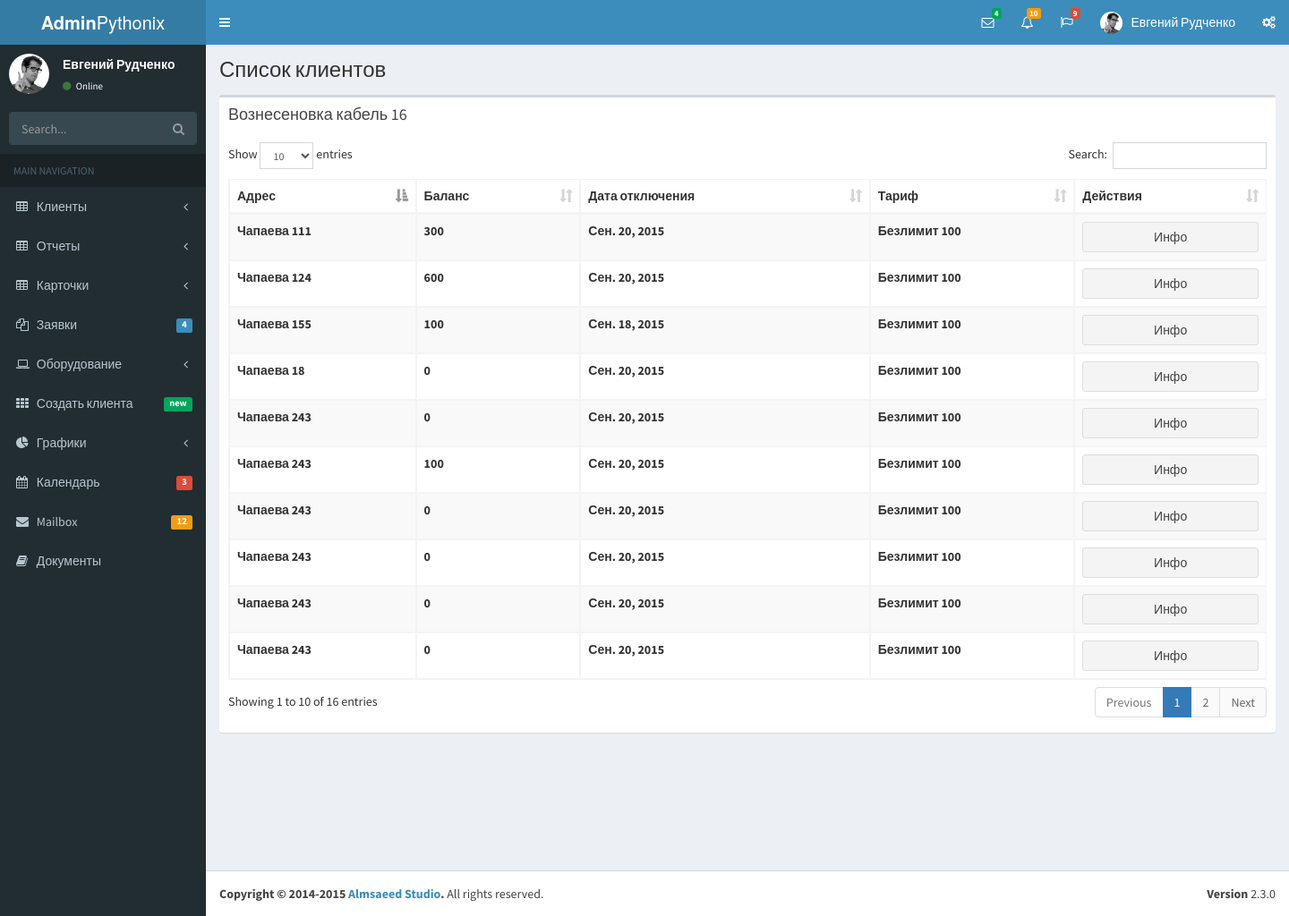
/pythonix_admin/clients_list/1/ (signed in), run on the app's committed database.
### app_admin/models.py (models this page shows, shortened)
class ClientsGroups(models.Model):
    title = models.CharField(max_length=50, verbose_name='Название группы')
    ipv4networks_list = models.ManyToManyField(IPV4Networks, verbose_name='Список подсетей IPv4')
    select_admin = models.ManyToManyField(User, verbose_name='Выбор администратора')
    select_server = models.ForeignKey(Servers, verbose_name='Выбор сервера')
    class Meta:
        verbose_name = u'Группа клиентов'
        verbose_name_plural = u'Группы клиентов'
        db_table = 'clients_groups'

class Clients(User):
    objects = UserManager()
    ip_address = models.GenericIPAddressField(verbose_name='IP адрес клиена')
    ipv6_address = models.GenericIPAddressField(verbose_name='IPv6 адрес клиена', default="2001:0db8:11a3:09d7:1f34:8a2e:07a0:765d")
    send_sms = models.BooleanField(verbose_name='Желание получать смс', default=False)
    select_tarif = models.ForeignKey(Tarifs, verbose_name='Выбор тарифа')
    select_clients_group = models.ForeignKey(ClientsGroups, verbose_name='Выбор группы клиентов')
    create_date = models.DateField(verbose_name='Дата подключения', auto_now_add=True)
    end_used_date = models.DateField(verbose_name='Дата окончяния услуги', default=(datetime.datetime.now() + datetime.timedelta(days=7)))
    select_street = models.ForeignKey(Streets, verbose_name='Выбор улицы')
    mobile_phone = models.CharField(max_length=50, verbose_name='Мобильный телефон', blank=True, null=True,)
    home_address = models.CharField(max_length=50, verbose_name='Домашний адрес', blank=True, null=True,)
    network_traffic_per_day = models.IntegerField(verbose_name='Сетевой трафик за день', null=True, default=0)
    network_traffic_for_the_month = models.IntegerField(verbose_name='Сетевой трафик за месяц', null=True, default=0)
    balance = models.IntegerField(verbose_name='Баланс', default=0)
    internet_status = models.BooleanField(verbose_name='Статус клиента, доступ разрешен/запрещен', default=1)
    error_card = models.IntegerField(verbose_name='Ошибки пополнения карточкой', null=True, default=0)
    deleted_user = models.BooleanField(default=False, verbose_name='Статус удаления пользователя')
    key = models.CharField(max_length=50, default="000000000")
    class Meta:
        verbose_name = u"Клиент"
        verbose_name_plural = u"Клиенты"
        db_table = "clients"

class Streets(models.Model):
    title = models.CharField(max_length=150, verbose_name='Название улицы')
    select_physical_network = models.ForeignKey(PhysicalNetwork, verbose_name='Выбор физической сети')
    class Meta:
        verbose_name = u'Улицу'
        verbose_name_plural = u'Улицы'
        db_table = 'streets'

class Tarifs(models.Model):
    UNIT_SPEED = (
    ('k', 'k'),('M', 'M'),
    )
    select_physicalnetwork = models.ForeignKey(PhysicalNetwork, verbose_name='Выбор физической сети')
    title = models.CharField(max_length=150, verbose_name='Название тарифа')
    speed_up = models.IntegerField(verbose_name='Исходящая скорость, значение')
    speed_down = models.IntegerField(verbose_name='Входящая скорость, значение')
    speed_up_unit = models.CharField(max_length=1, verbose_name='Исходящая скорость, единица измерения', choices=UNIT_SPEED)
    speed_down_unit = models.CharField(max_length=1, verbose_name='Входящая скорость, единица измерения', choices=UNIT_SPEED)
    price = models.IntegerField(verbose_name='Абонплата')
    speed_limit = models.BooleanField(verbose_name='Лимитирование скорости', default=False)
    limit_rule = models.CharField(max_length=200, verbose_name='Правило, лимита', blank=True, null=True,)
    add_rule_in_device = models.BooleanField(verbose_name='Создавать ли правила в устройстве', default=True)
    class Meta:
        verbose_name = u'Тариф'
        verbose_name_plural = u'Тарифы'
        db_table = 'tarifs'

### app_admin/views.py (the view)
# urls.py: url(r'^clients_list/(?P<pk>\d+)/$', views.ClientsList.as_view(), name='clients_list'),
class ClientsList(admin_mixin.BaseAdminContentMixin, ListView):
    template_name = 'app_admin/clients_list.html'
    context_object_name = 'clients_list'
    def get_context_data(self, **kwargs):
        context = super(ClientsList, self).get_context_data(**kwargs)
        context['clients_group'] = app_admin_models.ClientsGroups.objects.get(id=self.kwargs["pk"]).title
        return context
    def get_queryset(self):
        return app_admin_models.Clients.objects.filter(select_clients_group_id=self.kwargs["pk"], deleted_user=False)

### app_core/admin_mixin.py (called while the page is built)
    @method_decorator(login_required)
    def dispatch(self, request, *args, **kwargs):
        try:
            ca = app_admin_models.AdminProfile.objects.get(id=self.request.user.id)
        except:
            if User.objects.get(id=self.request.user.id).is_superuser == False:
                return HttpResponseForbidden()
        return super(BaseAdminContentMixin, self).dispatch(request, *args, **kwargs)

    def get_context_data(self, **kwargs):
        context = super(BaseAdminContentMixin, self).get_context_data(**kwargs)
        context['access_clients_groups'] = app_admin_models.ClientsGroups.objects.filter(select_admin=self.request.user)
        context['clients_count'] = app_admin_models.Clients.objects.all().count()
        return context

### app_admin/templates/app_admin/clients_list.html (shortened to what this page needs)
{% extends 'app_admin/base.html' %}
{% load staticfiles %}
{% block css_block %}
    <link rel="stylesheet" href="{% static "bootstrap/css/bootstrap.min.css" %}">
    <link rel="stylesheet" href="https://maxcdn.bootstrapcdn.com/font-awesome/4.4.0/css/font-awesome.min.css">
    <link rel="stylesheet" href="https://code.ionicframework.com/ionicons/2.0.1/css/ionicons.min.css">
    <link rel="stylesheet" href="{% static "plugins/datatables/dataTables.bootstrap.css" %}">
    <link rel="stylesheet" href="{% static "dist/css/AdminLTE.min.css" %}">
    <link rel="stylesheet" href="{% static "dist/css/skins/_all-skins.min.css" %}">
{% endblock %}
{% block Content %}
    <div class="content-wrapper">
        <section class="content-header">
          <h1>
            Список клиентов
          </h1>
        </section>
        <section class="content">
          <div class="row">
            <div class="col-xs-12">
              <div class="box">
                <div class="box-header">
                  <h3 class="box-title">{{ clients_group }} {{ clients_list.count }}</h3>
                </div>
                <div class="box-body">
                  <table id="example1" class="table table-bordered table-striped">
                    <thead>
                      <tr>
                        <th>Адрес</th>
                        <th>Баланс</th>
                        <th>Дата отключения</th>
                        <th>Тариф</th>
                        <th>Действия</th>
                      </tr>
                    </thead>
                    <tbody>
                      {% for client in clients_list %}
                      <tr>
                        <th>{{ client.select_street.title }} {{ client.home_address }}</th>
                        <th>{{ client.balance }}</th>
                        <th>{{ client.end_used_date }}</th>
                        <th>{{ client.select_tarif.title }}</th>
                        <th><a href="{% url 'pythonix_admin:client_info' client.id %}"><button class="btn btn-block btn-default">Инфо</button></a></th>
                      </tr>
                        {% endfor %}
                    </tbody>
                  </table>
                </div>
              </div>
            </div>
          </div>
        </section>
      </div>
{% endblock %}

### app_admin/templates/app_admin/base.html (shortened to what this page needs)
<!DOCTYPE html>
<html>
  <head>
    {% load staticfiles %}
    {% block css_block %}{% endblock %}
  </head>
  <body class="hold-transition skin-blue sidebar-mini">
    <div class="wrapper">
      <header class="main-header">
        <a href="{% url 'pythonix_admin:pythonix_admin' %}" class="logo">
          <span class="logo-lg"><b>Admin</b>Pythonix</span>
        </a>
        <nav class="navbar navbar-static-top" role="navigation">
          <a href="#" class="sidebar-toggle" data-toggle="offcanvas" role="button">
          </a>
          <div class="navbar-custom-menu">
            <ul class="nav navbar-nav">
              <li class="dropdown messages-menu">
                <a href="#" class="dropdown-toggle" data-toggle="dropdown">
                  <i class="fa fa-envelope-o"></i>
                  <span class="label label-success">4</span>
                </a>
              </li>
              <li class="dropdown notifications-menu">
                <a href="#" class="dropdown-toggle" data-toggle="dropdown">
                  <i class="fa fa-bell-o"></i>
                  <span class="label label-warning">10</span>
                </a>
              </li>
              <li class="dropdown tasks-menu">
                <a href="#" class="dropdown-toggle" data-toggle="dropdown">
                  <i class="fa fa-flag-o"></i>
                  <span class="label label-danger">9</span>
                </a>
              </li>
              <li class="dropdown user user-menu">
                <a href="#" class="dropdown-toggle" data-toggle="dropdown">
                  <img src="{% static "dist/img/user2-160x160.jpg" %}" class="user-image" alt="User Image">
                  <span class="hidden-xs">{{ request.user.first_name }} {{ request.user.last_name }}</span>
                </a>
              </li>
              <li>
                <a href="#" data-toggle="control-sidebar"><i class="fa fa-gears"></i></a>
              </li>
            </ul>
          </div>
        </nav>
      </header>
      <aside class="main-sidebar">
        <section class="sidebar">
          <div class="user-panel">
            <div class="pull-left image">
              <img src="{% static "dist/img/user2-160x160.jpg" %}" class="img-circle" alt="User Image">
            </div>
            <div class="pull-left info">
              <p>{{ request.user.first_name }} {{ request.user.last_name }}</p>
              <a href="#"><i class="fa fa-circle text-success"></i> Online</a>
            </div>
          </div>
          <form action="#" method="get" class="sidebar-form">
            <div class="input-group">
              <input type="text" name="q" class="form-control" placeholder="Search...">
              <span class="input-group-btn">
                <button type="submit" name="search" id="search-btn" class="btn btn-flat"><i class="fa fa-search"></i></button>
              </span>
            </div>
          </form>
          <ul class="sidebar-menu">
            <li class="header">MAIN NAVIGATION</li>
            <li class="treeview">
              <a href="#">
                <i class="fa fa-table"></i> <span>Клиенты</span>
                <i class="fa fa-angle-left pull-right"></i>
              </a>
            </li>
            <li class="treeview">
              <a href="#">
                <i class="fa fa-table"></i> <span>Отчеты</span>
                <i class="fa fa-angle-left pull-right"></i>
              </a>
            </li>
            <li class="treeview">
              <a href="#">
                <i class="fa fa-table"></i> <span>Карточки</span>
                <i class="fa fa-angle-left pull-right"></i>
              </a>
            </li>
            <li class="treeview">
              <a href="#">
                <i class="fa fa-files-o"></i>
                <span>Заявки</span>
                <span class="label label-primary pull-right">4</span>
              </a>
            </li>
            <li class="treeview">
              <a href="#">
                <i class="fa fa-laptop"></i>
                <span>Оборудование</span>
                <i class="fa fa-angle-left pull-right"></i>
              </a>
            </li>
            <li>
              <a href="{% url 'pythonix_admin:create_client' %}">
                <i class="fa fa-th"></i> <span>Создать клиента</span> <small class="label pull-right bg-green">new</small>
              </a>
            </li>
            <li class="treeview">
              <a href="#">
                <i class="fa fa-pie-chart"></i>
                <span>Графики</span>
                <i class="fa fa-angle-left pull-right"></i>
              </a>
            </li>
            <li>
              <a href="">
                <i class="fa fa-calendar"></i> <span>Календарь</span>
                <small class="label pull-right bg-red">3</small>
              </a>
            </li>
            <li>
              <a href="">
                <i class="fa fa-envelope"></i> <span>Mailbox</span>
                <small class="label pull-right bg-yellow">12</small>
              </a>
            </li>
            <li><a href=""><i class="fa fa-book"></i> <span>Документы</span></a></li>
          </ul>
        </section>
      </aside>
      {% block Content %}
      {% endblock %}
      <footer class="main-footer">
        <div class="pull-right hidden-xs">
          <b>Version</b> 2.3.0
        </div>
        <strong>Copyright &copy; 2014-2015 <a href="http://almsaeedstudio.com">Almsaeed Studio</a>.</strong> All rights reserved.
      </footer>
    </div>
  </body>
</html>

### data on the page
ClientsGroups: title "Вознесеновка кабель"
Clients: select_street "Чапаева", home_address "155", balance "100", end_used_date "Сен. 18, 2015", select_tarif "Безлимит 100"
Clients: select_street "Чапаева", home_address "243", balance "0", end_used_date "Сен. 20, 2015", select_tarif "Безлимит 100"
Clients: select_street "Чапаева", home_address "243", balance "100", end_used_date "Сен. 20, 2015", select_tarif "Безлимит 100"
Clients: select_street "Чапаева", home_address "243", balance "0", end_used_date "Сен. 20, 2015", select_tarif "Безлимит 100"
Clients: select_street "Чапаева", home_address "243", balance "0", end_used_date "Сен. 20, 2015", select_tarif "Безлимит 100"
Clients: select_street "Чапаева", home_address "243", balance "0", end_used_date "Сен. 20, 2015", select_tarif "Безлимит 100"
Clients: select_street "Чапаева", home_address "243", balance "0", end_used_date "Сен. 20, 2015", select_tarif "Безлимит 100"
Clients: select_street "Чапаева", home_address "111", balance "300", end_used_date "Сен. 20, 2015", select_tarif "Безлимит 100"
Clients: select_street "Чапаева", home_address "18", balance "0", end_used_date "Сен. 20, 2015", select_tarif "Безлимит 100"
Clients: select_street "Чапаева", home_address "124", balance "600", end_used_date "Сен. 20, 2015", select_tarif "Безлимит 100"

### other printed values
{{ request.user.first_name }} "Евгений"
{{ request.user.last_name }} "Рудченко"
{{ clients_list.count }} "16"
